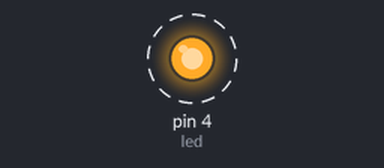
Simulated run of this sketch. Board: Arduino Uno, built with avr-gcc and run on an emulated ATmega328P. On the bench: output pins drawn as LEDs (lit = HIGH). Dashed ring = blinking.

Above: at 0.5 s.
Timing chart, 0 to 4.6 s (numbered marks = the images above):
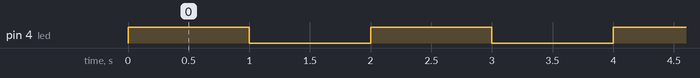

Measured:
- by itself, pin 4 (led): alternates HIGH for 1.0 s and LOW for 1.0 s

The sketch:

lab1step13.ino
```cpp
/********************************************************
 * Student: Paige Rabideaux, Andrew Nitchman
 * Course: EGR348-903
 * Section: 903
 * Date: 8/29/2024
 * Instructor: Prof Ali
 * Assignment: Post Lab 1
 * Description: This code flashes an LED every second using pin 4 on the Arduino
  ************************************************************/

int led = 4;  //assigning the variable led to represent 4

void setup() {
  // initialize digital pin LED_BUILTIN as an output.
  pinMode(led, OUTPUT);
}

// the loop function runs over and over again forever
void loop() {
  digitalWrite(led, HIGH);  // turn the LED on (HIGH is the voltage level)
  delay(1000);                      // wait for a second
  digitalWrite(led, LOW);   // turn the LED off by making the voltage LOW
  delay(1000);                      // wait for a second
}
```
